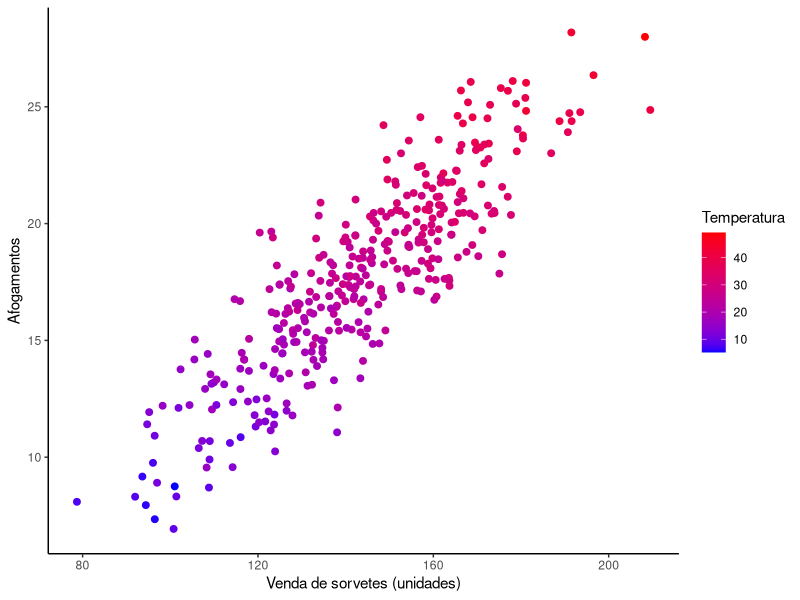
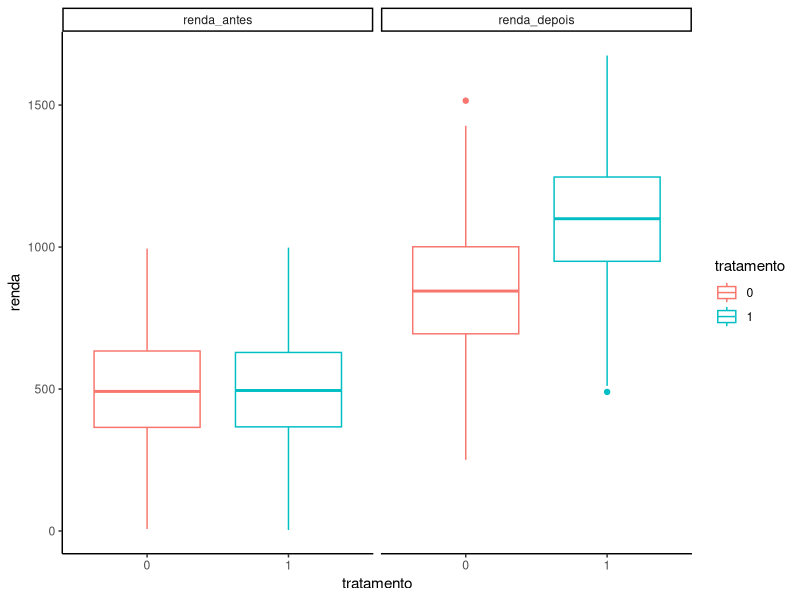

These figures' R source, in order:
## ---- chunk 1
knitr::opts_chunk$set(echo = TRUE)
## ---- chunk 2
library(tidyverse)
library(truncnorm)
library(broom)
library(kableExtra)
## ---- chunk 3
set.seed(2000)


Temperatura <- rnorm(365, mean = 25, sd = 8)
venda_sorvetes <- 50 + Temperatura* 2.5 + rnorm(365, mean = 30, sd = 10)
afogamentos <-  Temperatura* 0.5 + rnorm(365, mean = 5, sd = 1)

df <- data.frame(Temperatura, venda_sorvetes, afogamentos)

ggplot(df) +
  geom_point(aes(x = venda_sorvetes, y = afogamentos, color = Temperatura), size = 2) +
  theme_classic() +
  scale_color_gradient(low = "blue", high = "red", na.value = NA) + 
  xlab("Venda de sorvetes (unidades)") +
  ylab("Afogamentos")
  
print(cor(df$venda_sorvetes, df$afogamentos))

## ---- chunk 4

id <- seq(1:5000) #id de cada indivíduo

# distribuição normal truncada entre 0 e 1000
renda_antes <- rtruncnorm(n=5000, a=0, b=1000, mean=500, sd=200) 

tratamento <- as.factor(rbinom(n=5000, size=1, prob=0.5))

df <- data.frame(id, renda_antes, tratamento)

df$renda_depois <-  renda_antes*1.1 + as.numeric(tratamento)*250 + rnorm(5000, mean = 50, sd = 50)

df %>% 
  pivot_longer(!c(id, tratamento), names_to = "tempo", values_to = "renda") %>%
  ggplot() +
  geom_boxplot(aes(x = tratamento, y = renda, color = tratamento)) +
  facet_wrap(vars(tempo)) + 
  theme_classic()



## ---- chunk 5
#diferença entre antes e depois
df$diff <- df$renda_depois - df$renda_antes

lm(diff ~ tratamento, data = df) %>%
  tidy() %>%
  kable()
